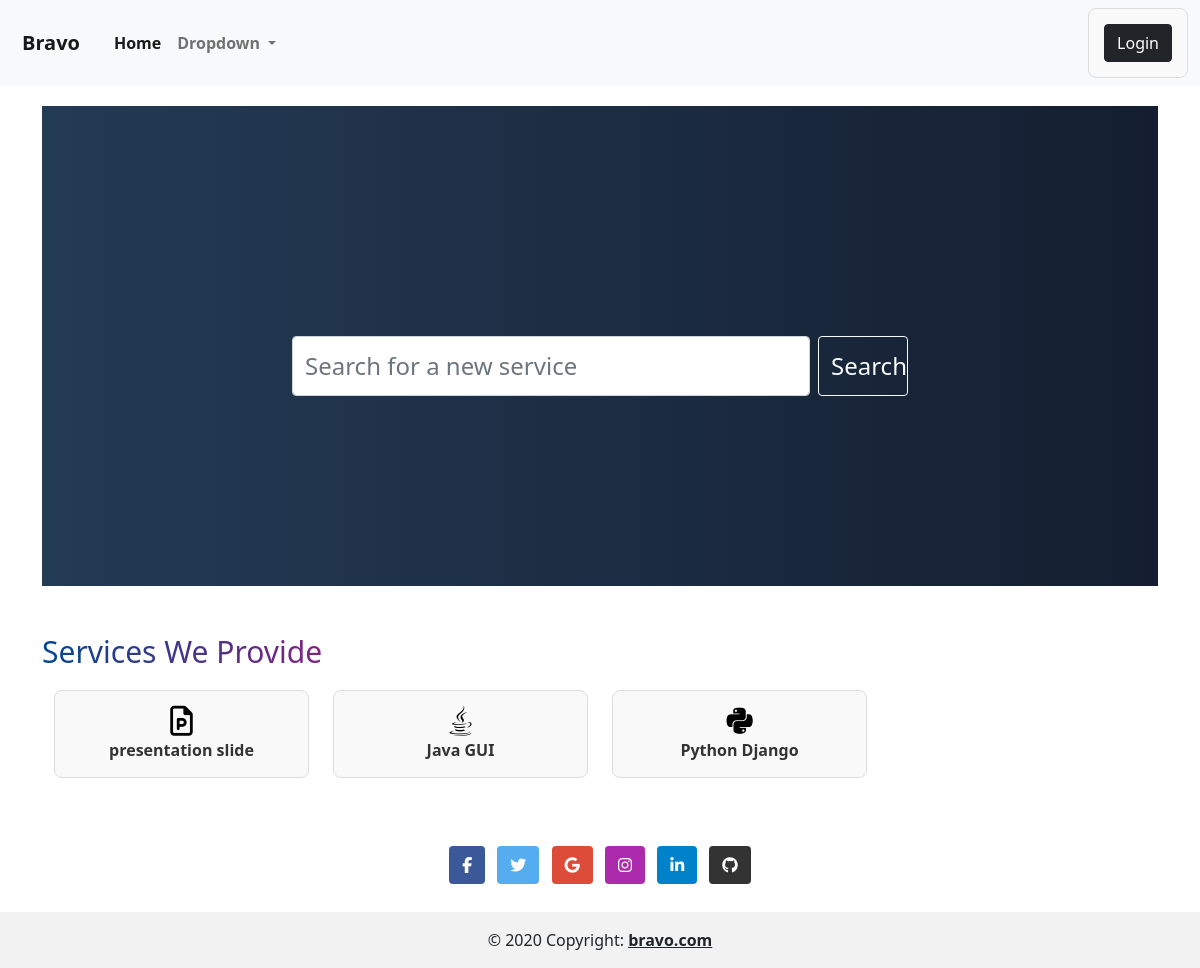
The page / on the database its author committed.
### app/models.py (models this page shows, shortened)
class Service(models.Model):
    service_name=models.CharField(max_length=100)
    iconLink=models.CharField(max_length=100,null=True,blank=True)

### app/views.py (the view)
# urls.py: path('',home,name='home'),
def home(request):
    all_service=Service.objects.all()
    user=request.user
    user_profile=[]
    if user.is_authenticated:
        user_profile = get_object_or_404(UserProfile,user=user)
    context={
        'all_service':all_service,
        'seller':user_profile.seller if user_profile else None
    }
    return render(request,'app/home.html',context)

### app/templates/app/home.html (shortened to what this page needs)
<!doctype html>
<html lang="en">
  <head>
    <link href="https://cdn.jsdelivr.net/npm/bootstrap@5.0.2/dist/css/bootstrap.min.css" rel="stylesheet">
  </head>
  <body>
    <nav class="navbar navbar-expand-lg navbar-light sticky-top bg-light">
        <div class="container-fluid">
          <a class="navbar-brand"  style=" padding: 10px;" href="/">Bravo</a>
          <div class="collapse navbar-collapse" id="navbarSupportedContent">
            <ul class="navbar-nav me-auto mb-2 mb-lg-0">
              <li class="nav-item">
                <a class="nav-link active" aria-current="page" href="#">Home</a>
              </li>
              <li class="nav-item dropdown">
                <a class="nav-link dropdown-toggle" href="#" id="navbarDropdown" role="button" data-bs-toggle="dropdown" aria-expanded="false">
                  Dropdown
                </a>
              </li>
            </ul>
          </div>
          {% if user.is_authenticated %}
          <div class="div mr-4" >
              <span class="p-5">Hello <a href="{% url 'profile' pk=request.user.id %}" style="text-decoration: none;">@{{request.user}}</a></span>
              <a href="{% url 'logout' %}" class="btn btn-dark ml-5">Logout</a>
          </div>
      {% else %}
          <div class="div mr-4">
              <a href="{% url 'login' %}" class="btn btn-dark ml-5">Login</a>
          </div>
      {% endif %}
        </div>
    </nav>
      <div class="container" style="width: 100%;">
        <div class="row hero d-flex align-items-center justify-content-center" style="width: 100%; height:30rem;">
          <div class="searchform" style="width: 40rem; height: 20px;">
        <form class="d-flex" style="height: 60px;" method="get" action="{% url 'search_posts' %}">
          <input class="form-control me-2" type="search" name="q" style="font-size: 1.5rem; " placeholder="Search for a new service" aria-label="Search">
          <button class="btn btn-outline-light" style="font-size: 1.5rem; width: 90px;" type="submit">Search</button>
        </form>
          </div>
        </div>
      </div>
      <div class="container mt-5">
<h3 class="j">Services We Provide</h3>
<div class="row">
  {% for service in all_service %}
      <div class="col-lg-3 col-4">
          <div class="div">
              <p><a href="{% url 'services' pk=service.id %}"><i class=" {{service.iconLink}} text-center" style="font-size: 30px;  color:black"></i></a><br></p>
              <p class=""><a href="{% url 'services' pk=service.id %}" style="color: #333333; text-decoration: none;">{{ service.service_name }}</a></p>
          </div>
      </div>
  {% endfor %}
</div>
      </div>
      <link rel="stylesheet" href="https://cdnjs.cloudflare.com/ajax/libs/font-awesome/5.15.1/css/all.min.css">
      <link rel="stylesheet" href="https://cdnjs.cloudflare.com/ajax/libs/font-awesome/6.5.1/css/all.min.css" />
      <footer class="bg-body-tertiary text-center">
        <div class="container p-4 pb-0">
          <section class="mb-4">
            <a
            data-mdb-ripple-init
              class="btn text-white btn-floating m-1"
              style="background-color: #3b5998;"
              href="#!"
              role="button"
              ><i class="fab fa-facebook-f"></i
            ></a>
            <a
              data-mdb-ripple-init
              class="btn text-white btn-floating m-1"
              style="background-color: #55acee;"
              href="#!"
              role="button"
              ><i class="fab fa-twitter"></i
            ></a>
            <a
              data-mdb-ripple-init
              class="btn text-white btn-floating m-1"
              style="background-color: #dd4b39;"
              href="#!"
              role="button"
              ><i class="fab fa-google"></i
            ></a>
            <a
              data-mdb-ripple-init
              class="btn text-white btn-floating m-1"
              style="background-color: #ac2bac;"
              href="#!"
              role="button"
              ><i class="fab fa-instagram"></i
            ></a>
            <a
              data-mdb-ripple-init
              class="btn text-white btn-floating m-1"
              style="background-color: #0082ca;"
              href="#!"
              role="button"
              ><i class="fab fa-linkedin-in"></i
            ></a>
            <a
              data-mdb-ripple-init
              class="btn text-white btn-floating m-1"
              style="background-color: #333333;"
              href="#!"
              role="button"
              ><i class="fab fa-github"></i
            ></a>
          </section>
        </div>
        <div class="text-center p-3" style="background-color: rgba(0, 0, 0, 0.05);">
          © 2020 Copyright:
          <a class="text-body" href="/">bravo.com</a>
        </div>
      </footer>
  </body>
</html>

### app/templates/app/home.html (style rules this page uses)
.hero { background: #141E30; background: -webkit-linear-gradient(to right, #243B55, #141E30); background: linear-gradient(to right, #243B55, #141E30); }
.j { font-size: 30px; background: rgb(3,72,142); background: linear-gradient(90deg, rgba(3,72,142,1) 0%, rgba(255,0,114,1) 50%, rgba(119,253,255,1) 100%); -webkit-background-clip: text; -webkit-text-fill-color: transparent; }
.row { margin: 20px 0; }
.col-lg-3 { margin-bottom: 20px; }
.div { border: 1px solid #ddd; padding: 15px; text-align: center; background-color: #f9f9f9; border-radius: 8px; }
.fa-file-powerpoint { color: #052c0e; }
p { margin: 0; }
a { font-weight: bold; }

### rows shown on the page
Service: service_name "presentation slide"
Service: service_name "Java GUI"
Service: service_name "Python Django"
